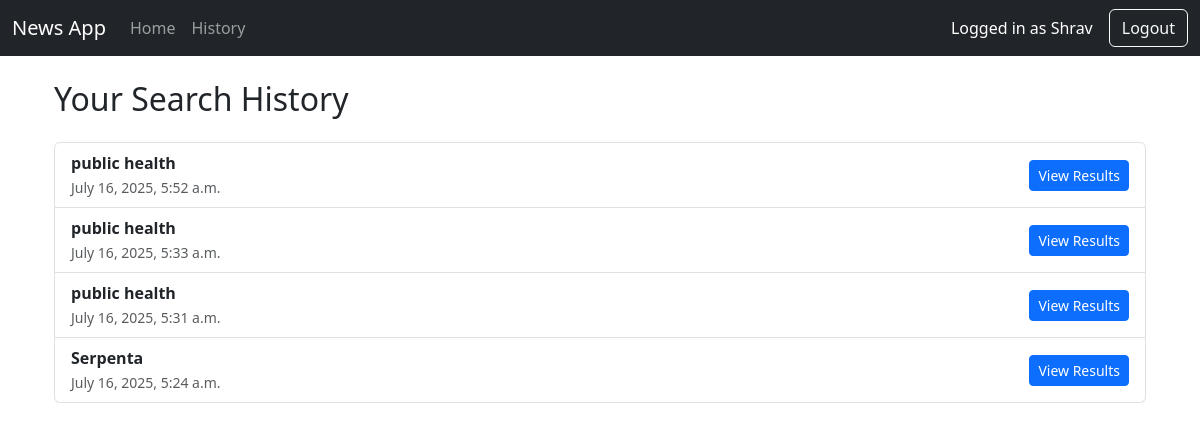
/search/history/ (signed in), run on the app's committed database.
### search/models.py (models this page shows, shortened)
class Search(models.Model):
    user = models.ForeignKey(settings.AUTH_USER_MODEL, on_delete=models.CASCADE)
    query = models.CharField(max_length=255)
    searched_at = models.DateTimeField(auto_now_add=True)

### search/views.py (the view)
# urls.py: path('history/', views.history_view, name='history'),
@login_required
def history_view(request):
    searches = Search.objects.filter(user=request.user).order_by('-searched_at')
    return render(request, 'search/history.html', {'searches': searches})

### templates/search/history.html (shortened to what this page needs)
{% extends 'base.html' %}
{% block content %}
<div class="container mt-4">
  <h2 class="mb-4">Your Search History</h2>
  {% if searches %}
    <ul class="list-group">
      {% for search in searches %}
        <li class="list-group-item d-flex justify-content-between align-items-center">
          <div>
            <strong>{{ search.query }}</strong><br>
            <small class="text-muted">{{ search.searched_at|date:"F j, Y, g:i a" }}</small>
          </div>
          <a href="{% url 'search:results' search.id %}" class="btn btn-sm btn-primary">View Results</a>
        </li>
      {% endfor %}
    </ul>
  {% else %}
    <div class="alert alert-info">No previous searches found.</div>
  {% endif %}
</div>
{% endblock %}

### templates/base.html (shortened to what this page needs)
<!DOCTYPE html>
<html lang="en">
<head>
    <link href="https://cdn.jsdelivr.net/npm/bootstrap@5.3.2/dist/css/bootstrap.min.css" rel="stylesheet">
</head>
<body>
{% if user.is_authenticated %}
<nav class="navbar navbar-expand-lg navbar-dark bg-dark mb-4">
  <div class="container-fluid">
    <a class="navbar-brand" href="{% url 'search:search' %}">News App</a>
    <div class="collapse navbar-collapse">
      <ul class="navbar-nav me-auto">
        <li class="nav-item">
          <a class="nav-link" href="{% url 'search:search' %}">Home</a>
        </li>
        <li class="nav-item">
          <a class="nav-link" href="{% url 'search:history' %}">History</a>
        </li>
      </ul>
      <span class="navbar-text text-white me-3">
        Logged in as {{ user.username }}
      </span>
      <a class="btn btn-outline-light" href="{% url 'users:logout' %}">Logout</a>
    </div>
  </div>
</nav>
{% endif %}
<div class="container">
    {% block content %}
    {% endblock %}
</div>
</body>
</html>

### data on the page
Search: query "public health", searched_at "July 16, 2025, 5:52 a.m."
Search: query "public health", searched_at "July 16, 2025, 5:33 a.m."
Search: query "public health", searched_at "July 16, 2025, 5:31 a.m."
Search: query "Serpenta", searched_at "July 16, 2025, 5:24 a.m."

### other printed values
{{ user.username }} "Shrav"
